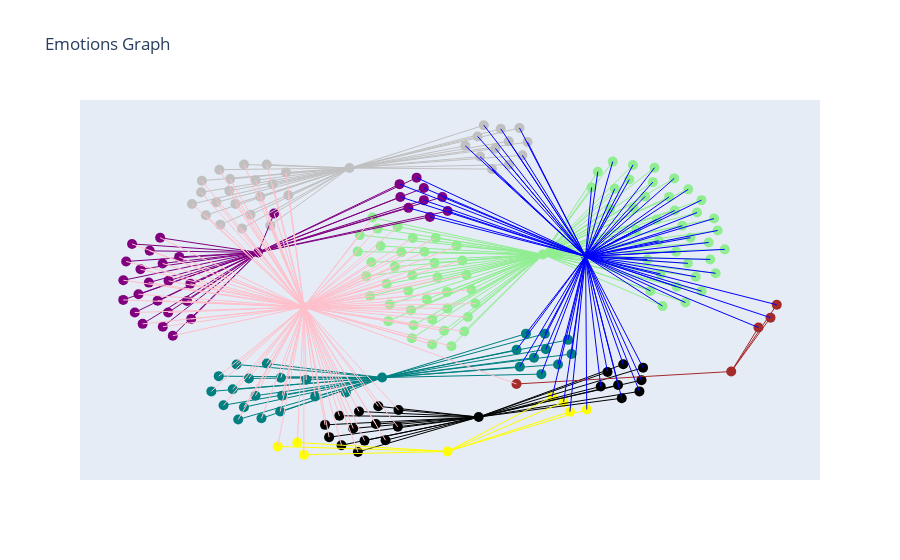

The code cell stored with this chart in its notebook:
### Code cell
import textwrap

fig = go.Figure()

node_positions = {}

for node, position in pos.items():
    x, y = position  

    color = G.nodes[node]['color']  
    hover = G.nodes[node]['hover']
    hover = '<br>'.join(textwrap.wrap(hover,width=50))
    try:
        emotion = G.nodes[node]['emotion']
    except KeyError:
        try:
            gender = G.nodes[node]['gender']
        except KeyError:
            continue
        node_type = G.nodes[node]['type']

    fig.add_trace(go.Scatter(x=[x], y=[y], marker=dict(size=10,color=color), hovertext=hover, name=emotion, hovertemplate=hover))

for edge in G.edges():
    color = G.edges[edge]['color']
    x0, y0 = pos[edge[0]]
    x1, y1 = pos[edge[1]]
    fig.add_trace(go.Scatter(x=[x0, x1], y=[y0, y1], mode='lines', line=dict(width=1,color=color), name='Edge'))

fig.update_layout(showlegend=False, title='Emotions Graph')

fig.update_layout(xaxis=dict(showgrid=False, zeroline=False, showticklabels=False),
                  yaxis=dict(showgrid=False, zeroline=False, showticklabels=False))

fig.show()
